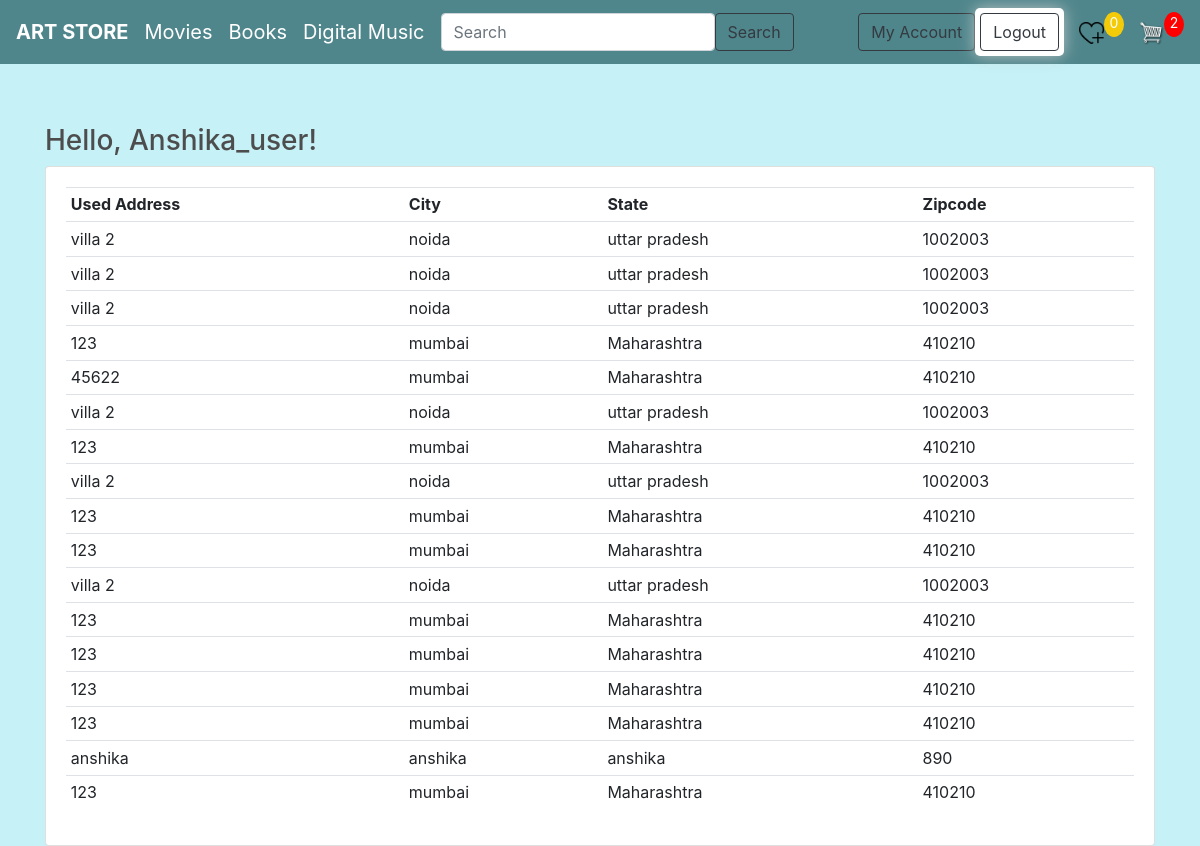
The page /saved_address/ (signed in) on the database its author committed.
### home/models.py (models this page shows, shortened)
class Order(models.Model):
    customer=models.ForeignKey(Customer, on_delete=models.SET_NULL, null=True, blank=True)
    date_ordered=models.DateTimeField(auto_now_add=True)
    complete=models.BooleanField(default=False, null=True, blank=True)
    transaction_id=models.CharField(max_length=200, null=True)
    def item_total(self):
        total=0
        itemsordered = self.addtocart_set.all()
        for item in itemsordered:
            total +=item.quantity
        return total
    def wishlist_item_total(self):
        total=0
        itemsordered = self.addtowishlist_set.all()
        for item in itemsordered:
            total +=item.quantity
        return total

class Addtocart(models.Model):
    name =models.ForeignKey(Product, on_delete=models.SET_NULL, null=True, blank=True)
    order=models.ForeignKey(Order, on_delete=models.SET_NULL, blank=True, null=True)
    quantity=models.IntegerField(default=0, null=True, blank=True)
    date_added=models.DateTimeField(auto_now_add=True)

class Customer(models.Model):
    user = models.OneToOneField(User, on_delete=models.CASCADE,  related_name="customer", null=True, blank=True)
    name= models.CharField(max_length=200, null=True)
    email= models.CharField(max_length=200, null=True)
    def __str__(self):
        return self.name

class ShippingAddress(models.Model):
    customer=models.ForeignKey(Customer, on_delete=models.SET_NULL, null=True, blank=True)
    order=models.ForeignKey(Order, on_delete=models.SET_NULL, blank=True, null=True)
    address=models.CharField(max_length=300, blank=True, null=True)
    city=models.CharField(max_length=300, blank=True, null=True)
    state=models.CharField(max_length=300, blank=True, null=True)
    zipcode=models.CharField(max_length=300, blank=True, null=True)
    date_added=models.DateTimeField(auto_now_add=True)

### home/views.py (the view)
# urls.py: path('saved_address/', views.saved_address, name='savedaddress'),
def saved_address(request):
    customer = request.user.customer
    order, created= Order.objects.get_or_create(customer=customer, complete=False)
    orders = Order.objects.filter(customer=customer)
    cartItems = order.item_total
    wishlistItems= order.wishlist_item_total
    if request.user.is_authenticated:
        customer = request.user.customer
        address = ShippingAddress.objects.filter(customer=customer)
    context={'address': address,'name': customer, 'orders': orders, 'cartItems' : cartItems, 'wishlistItems' : wishlistItems,}
    return render(request, 'web_project/saved_address.html', context)

### template/web_project/saved_address.html
{% extends 'web_project/main.html' %}
{% load static %}
{% block content %}
<h3>Hello, {{name}}!</h3>
<div class="row">
	<div class="col-md">
		<div class="card card-body">
			<table class="table table-sm">
				<tr>
					<th>Used Address </th>
					<th>City</th>
					<th>State</th>
					<th>Zipcode </th>
				</tr>
				{% for item in address %}
				<tr>
					<td>{{item.address}}</td>
					<td>{{item.city}}</td>
					<td>{{item.state}}</td>
					<td>{{item.zipcode}}</td>
				</tr>
				{% endfor %}
			</table>
		</div>
	</div>
</div>
{% endblock content %}

### template/web_project/main.html (shortened to what this page needs)
<!DOCTYPE html>
{% load static %}
<html>
    <head>
          <link rel="stylesheet" href="https://stackpath.bootstrapcdn.com/bootstrap/4.4.1/css/bootstrap.min.css">
          <link rel="stylesheet" type="text/css" href="{% static 'css/main.css' %}">
          <link rel="stylesheet" href="//netdna.bootstrapcdn.com/font-awesome/4.2.0/css/font-awesome.min.css">
     </head>
     <body>
 <nav class="navbar navbar-expand-lg navbar-dark bg-dark">
  <a class="navbar-brand" href="{% url 'store' %}"><strong>ART STORE</strong></a>
  <a class="navbar-brand" href="{% url 'movies' %}">Movies</a>
  <a class="navbar-brand" href="{% url 'books' %}">Books</a>
  <a class="navbar-brand" href="{% url 'music' %}">Digital Music</a>
  <form action="{% url 'search' %}"  method="GET" class="d-flex">
  <input type="text" list="searchlist" name="search" id="search" placeholder="Search" aria-label="Search" class="form-control" required/>
  <button class="btn btn-outline-dark" type="submit">Search</button>
</form>
 <div class="collapse navbar-collapse" id="navbarSupportedContent">
   <div class="form-inline my-2 my-lg-0">
{% if user_name %}
      <span> Hello, Anonymous User! </span>
<div class="box-element" id="login-button">
				<a  class="btn btn-outline-dark" href="{% url 'login' %}">Login/Sign Up</a>
    </div>
{% else %}
	<a  class="btn btn-outline-dark" href="{% url 'userprofile' %}"> My Account </a>
<div class="box-element" id="logout-button">
				<a  class="btn btn-outline-dark" href="{% url 'logout' %}">Logout</a>
    </div>
 {% endif %}
      <a href="{% url 'wishlist' %}">
        <img  id="wishlist-icon" src="{% static 'img/wishlist.png' %}">
      </a>
      <p id="wishlist-total">{{wishlistItems}}</p>
     	<a href="{% url 'cart' %}">
    		<img  id="cart-icon" src="{% static 'img/6+cart.png' %}">
    	</a>
    	<p id="cart-total">{{cartItems}}</p>
  </div>
</div>
</nav>
<div class="container">
            {% block content %}
            {% endblock content %}
  </div>
</head>
</body>
</html>

### web_project/static/css/main.css (style rules this page uses)
body { background-color: hsl(0, 0%, 98%); }
h1,h2,h3,h4,h5,h6 { color:hsl(0, 0%, 30%); }
.box-element { box-shadow:hsla(0, 0%, 80%, 0.856) 0 0 16px; background-color: #fff; border-radius: 5px; padding: 5px; }
.bg-dark { background-color: #4f868c!important; }
#cart-icon { width:25px; display: inline-block; margin-left: 15px; }
#wishlist-icon { width:25px; display: inline-block; margin-left: 15px; }
#cart-total { display: block; text-align: center; color:#fff; background-color: red; width: 20px; height: 25px; border-radius: 50%; font-size: 14px; }
#wishlist-total { display: block; text-align: center; color:#fff; background-color: rgba(255, 208, 0, 0.932); width: 20px; height: 25px; border-radius: 50%; font-size: 14px; }
.btn { border-radius: 1; }
.container { margin-top:5%; }
body, html { margin: 0; padding: 0; height: 100%; background: #c5f1f7 !important; }

### rows shown on the page
Order: id "0", id.quantity "2"
Customer: name "Anshika_user"
ShippingAddress: address "villa 2", city "noida", state "uttar pradesh", zipcode "1002003"
ShippingAddress: address "villa 2", city "noida", state "uttar pradesh", zipcode "1002003"
ShippingAddress: address "villa 2", city "noida", state "uttar pradesh", zipcode "1002003"
ShippingAddress: address "123", city "mumbai", state "Maharashtra", zipcode "410210"
ShippingAddress: address "45622", city "mumbai", state "Maharashtra", zipcode "410210"
ShippingAddress: address "villa 2", city "noida", state "uttar pradesh", zipcode "1002003"
ShippingAddress: address "123", city "mumbai", state "Maharashtra", zipcode "410210"
ShippingAddress: address "villa 2", city "noida", state "uttar pradesh", zipcode "1002003"
ShippingAddress: address "123", city "mumbai", state "Maharashtra", zipcode "410210"
ShippingAddress: address "123", city "mumbai", state "Maharashtra", zipcode "410210"
ShippingAddress: address "villa 2", city "noida", state "uttar pradesh", zipcode "1002003"
ShippingAddress: address "123", city "mumbai", state "Maharashtra", zipcode "410210"
ShippingAddress: address "123", city "mumbai", state "Maharashtra", zipcode "410210"
ShippingAddress: address "123", city "mumbai", state "Maharashtra", zipcode "410210"
ShippingAddress: address "123", city "mumbai", state "Maharashtra", zipcode "410210"
ShippingAddress: address "anshika", city "anshika", state "anshika", zipcode "890"
ShippingAddress: address "123", city "mumbai", state "Maharashtra", zipcode "410210"
